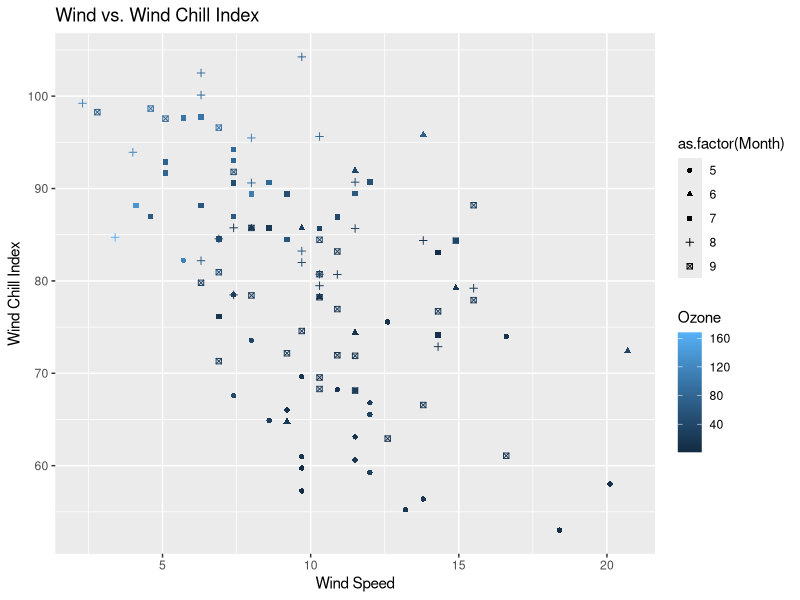
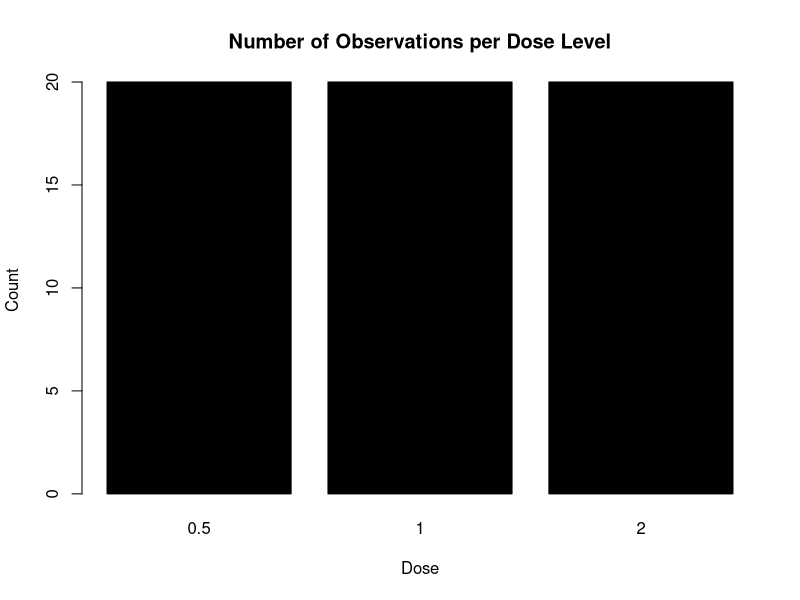
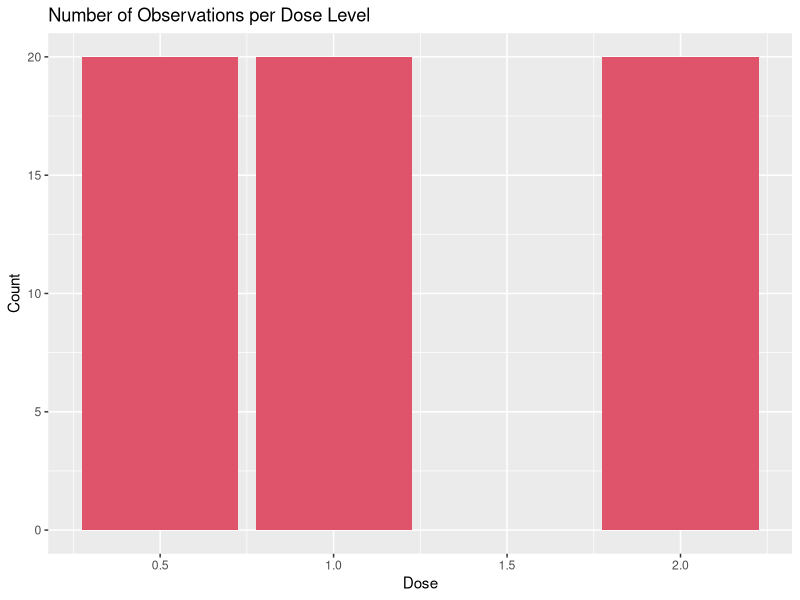
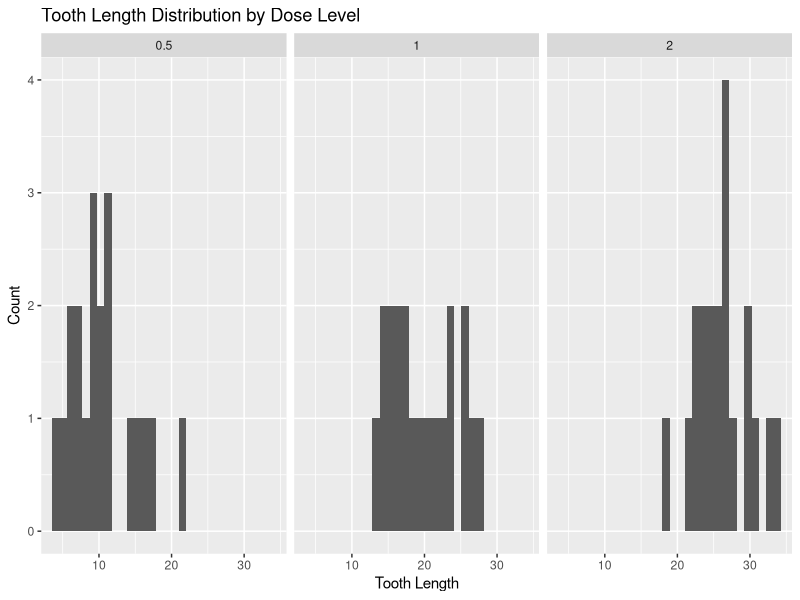

These charts were generated, in order, by the following R code:
## ---- chunk 1
library(datasets)
library(ggplot2)
data(airquality)
airquality=na.omit(airquality)
data(ToothGrowth)
## ---- chunk 2
airquality[airquality$Ozone>50,c("Ozone","Temp")]
## ---- chunk 3
airquality[(airquality$Month==7) & (airquality$Wind>9),"Ozone"]
## ---- chunk 4
airquality$WCI <- 35.74 + (0.6215 * airquality$Temp) - (35.75 * (airquality$Wind^0.16)) + (0.4275 * airquality$Temp * (airquality$Wind^0.16))
## ---- chunk 5
ggplot(airquality, aes(x = Wind, y = WCI,shape=as.factor(Month),color=Ozone)) +
  geom_point() +
  labs(title = "Wind vs. Wind Chill Index", x = "Wind Speed", y = "Wind Chill Index")

## ---- chunk 6
multiples_of_four <- seq(4,40,4)
## ---- chunk 7
for (i in multiples_of_four){
   print(i)
}
## ---- chunk 8
sum(multiples_of_four)
## ---- chunk 9
convert_to_celcius <- function(T) {
  return((5/9) * (T - 32))
}
convert_to_celcius(88)
## ---- chunk 10
   convert_to_celcius <- function(T) {
      C = c()
      for (i in 1:length(T)){
         C[i]=(5/9) * (T[i] - 32)
      }
  return(C)
   }
test=c(93,45,82)
convert_to_celcius(test)
## ---- chunk 11
airquality$Temp_C = convert_to_celcius(airquality$Temp)
## ---- chunk 12
barplot(table(ToothGrowth$dose), main = "Number of Observations per Dose Level", xlab = "Dose", ylab = "Count", col = 1)


ggplot(ToothGrowth, aes(x = dose)) +
  geom_bar(fill = 2) +
  labs(title = "Number of Observations per Dose Level", x = "Dose", y = "Count")
## ---- chunk 13
ggplot(ToothGrowth, aes(x = len)) +
  geom_histogram() +
  facet_wrap(~dose)+
  labs(title = "Tooth Length Distribution by Dose Level", x = "Tooth Length", y = "Count")
## ---- chunk 14
seq(3,18,3)
